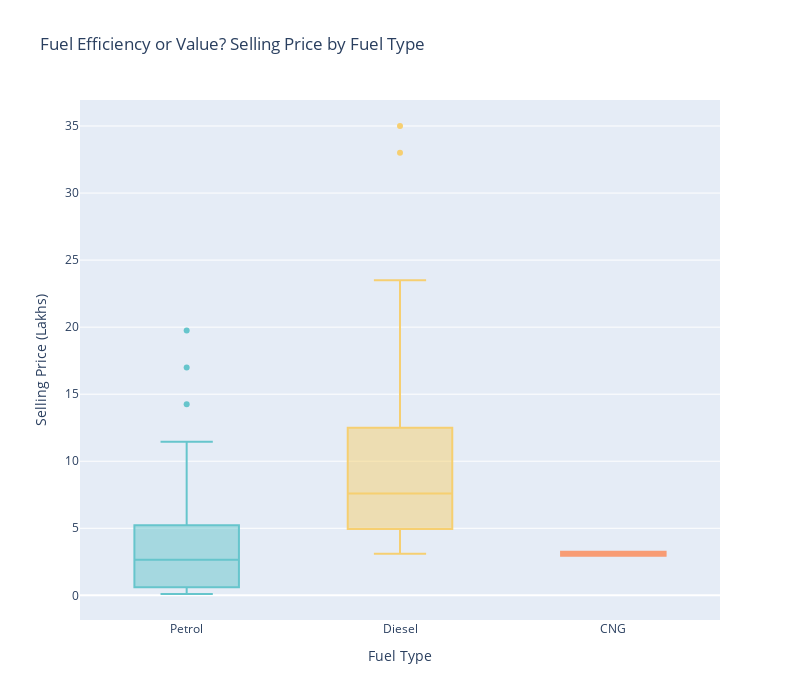

Notebook cell for this chart:
### Markdown cell above
#### Selling Price Distribution by Fuel Type

### Code cell
fig = px.box(df_cleaned, 
             x='Fuel_Type', 
             y='Selling_Price',
             color='Fuel_Type',
             color_discrete_sequence=px.colors.qualitative.Pastel,  # muted palette equivalent
             title='Fuel Efficiency or Value? Selling Price by Fuel Type',
             labels={
                 'Fuel_Type': 'Fuel Type',
                 'Selling_Price': 'Selling Price (Lakhs)'
             },
             width=800,
             height=700)

fig.update_layout(showlegend=False)  # Remove legend as x-axis already shows fuel types
fig.show()

### Figure 1 — Plotly figure (JSON) as saved in the notebook; plotly's stock layout.template omitted (floating-point values rounded to 4 significant figures; data arrays with more than 128 entries replaced by an {"elided": "..."} marker saying what was removed)
{"data": [{"alignmentgroup": "True", "hovertemplate": "Fuel Type=%{x}<br>Selling Price (Lakhs)=%{y}<extra></extra>", "legendgroup": "Petrol", "marker": {"color": "rgb(102, 197, 204)"}, "name": "Petrol", "notched": false, "offsetgroup": "Petrol", "orientation": "v", "showlegend": true, "type": "box", "x": {"elided": "239 str values"}, "x0": " ", "xaxis": "x", "y": {"elided": "239 float values"}, "y0": " ", "yaxis": "y"}, {"alignmentgroup": "True", "hovertemplate": "Fuel Type=%{x}<br>Selling Price (Lakhs)=%{y}<extra></extra>", "legendgroup": "Diesel", "marker": {"color": "rgb(246, 207, 113)"}, "name": "Diesel", "notched": false, "offsetgroup": "Diesel", "orientation": "v", "showlegend": true, "type": "box", "x": ["Diesel", "Diesel", "Diesel", "Diesel", "Diesel", "Diesel", "Diesel", "Diesel", "Diesel", "Diesel", "Diesel", "Diesel", "Diesel", "Diesel", "Diesel", "Diesel", "Diesel", "Diesel", "Diesel", "Diesel", "Diesel", "Diesel", "Diesel", "Diesel", "Diesel", "Diesel", "Diesel", "Diesel", "Diesel", "Diesel", "Diesel", "Diesel", "Diesel", "Diesel", "Diesel", "Diesel", "Diesel", "Diesel", "Diesel", "Diesel", "Diesel", "Diesel", "Diesel", "Diesel", "Diesel", "Diesel", "Diesel", "Diesel", "Diesel", "Diesel", "Diesel", "Diesel", "Diesel", "Diesel", "Diesel", "Diesel", "Diesel", "Diesel"], "x0": " ", "xaxis": "x", "y": [4.75, 4.6, 9.25, 6.5, 8.75, 7.45, 6.85, 7.75, 7.25, 7.45, 3.1, 4.95, 6, 5.5, 5.5, 14.9, 23, 18, 16, 19.99, 18.75, 23.5, 33, 4.75, 9.25, 3.95, 4.5, 4.9, 14.5, 14.73, 4.75, 23, 12.5, 3.49, 35, 11.25, 20.75, 9.65, 3.25, 4.85, 11.75, 6, 8.25, 4.95, 3.1, 6.15, 3.9, 11.25, 5.35, 5.95, 5.2, 12.9, 7.2, 8.35, 8.25, 8.55, 9.5, 11.5], "y0": " ", "yaxis": "y"}, {"alignmentgroup": "True", "hovertemplate": "Fuel Type=%{x}<br>Selling Price (Lakhs)=%{y}<extra></extra>", "legendgroup": "CNG", "marker": {"color": "rgb(248, 156, 116)"}, "name": "CNG", "notched": false, "offsetgroup": "CNG", "orientation": "v", "showlegend": true, "type": "box", "x": ["CNG", "CNG"], "x0": " ", "xaxis": "x", "y": [3.25, 2.95], "y0": " ", "yaxis": "y"}], "layout": {"boxmode": "overlay", "height": 700, "legend": {"title": {"text": "Fuel Type"}, "tracegroupgap": 0}, "showlegend": false, "title": {"text": "Fuel Efficiency or Value? Selling Price by Fuel Type"}, "width": 800, "xaxis": {"anchor": "y", "autorange": true, "categoryarray": ["Petrol", "Diesel", "CNG"], "categoryorder": "array", "domain": [0, 1], "range": [-0.5, 2.5], "title": {"text": "Fuel Type"}, "type": "category"}, "yaxis": {"anchor": "x", "autorange": true, "domain": [0, 1], "range": [-1.839, 36.94], "title": {"text": "Selling Price (Lakhs)"}, "type": "linear"}}}
